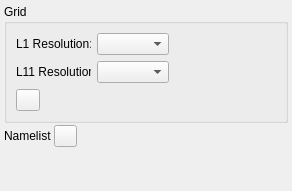
     <widget class="QWidget" name="tab_configuration">
      <attribute name="title">
       <string>4. Configuration</string>
      </attribute>
      <layout class="QVBoxLayout" name="verticalLayout_tab_valid">
       <property name="spacing">
        <number>2</number>
       </property>
       <property name="leftMargin">
        <number>4</number>
       </property>
       <property name="topMargin">
        <number>4</number>
       </property>
       <property name="rightMargin">
        <number>4</number>
       </property>
       <property name="bottomMargin">
        <number>4</number>
       </property>
       <item>
        <widget class="QGroupBox" name="groupBox_gridConfiguration">
         <property name="title">
          <string>Grid</string>
         </property>
         <layout class="QVBoxLayout" name="verticalLayout_2">
          <item>
           <layout class="QHBoxLayout" name="horizontalLayout_L1" stretch="1,0,0,0,0">
            <item>
             <widget class="QLabel" name="label_L1">
              <property name="minimumSize">
               <size>
                <width>20</width>
                <height>0</height>
               </size>
              </property>
              <property name="maximumSize">
               <size>
                <width>75</width>
                <height>16777215</height>
               </size>
              </property>
              <property name="text">
               <string>L1 Resolution:</string>
              </property>
              <property name="alignment">
               <set>Qt::AlignLeading|Qt::AlignLeft|Qt::AlignVCenter</set>
              </property>
             </widget>
            </item>
            <item>
             <widget class="QComboBox" name="comboBox_L1"/>
            </item>
            <item>
             <widget class="QLabel" name="label_L1Resolution">
              <property name="minimumSize">
               <size>
                <width>30</width>
                <height>0</height>
               </size>
              </property>
              <property name="text">
               <string/>
              </property>
             </widget>
            </item>
            <item>
             <widget class="QLabel" name="label_L1ResolutionUnit">
              <property name="minimumSize">
               <size>
                <width>25</width>
                <height>0</height>
               </size>
              </property>
              <property name="text">
               <string/>
              </property>
             </widget>
            </item>
            <item>
             <spacer name="horizontalSpacer_L1">
              <property name="orientation">
               <enum>Qt::Horizontal</enum>
              </property>
              <property name="sizeHint" stdset="0">
               <size>
                <width>40</width>
                <height>20</height>
               </size>
              </property>
             </spacer>
            </item>
           </layout>
          </item>
          <item>
           <layout class="QHBoxLayout" name="horizontalLayout_L11" stretch="1,0,0,0,0">
            <item>
             <widget class="QLabel" name="label_L11">
              <property name="minimumSize">
               <size>
                <width>20</width>
                <height>0</height>
               </size>
              </property>
              <property name="maximumSize">
               <size>
                <width>75</width>
                <height>16777215</height>
               </size>
              </property>
              <property name="text">
               <string>L11 Resolution:</string>
              </property>
              <property name="alignment">
               <set>Qt::AlignLeading|Qt::AlignLeft|Qt::AlignVCenter</set>
              </property>
             </widget>
            </item>
            <item>
             <widget class="QComboBox" name="comboBox_L11"/>
            </item>
            <item>
             <widget class="QLabel" name="label_L11Resolution">
              <property name="minimumSize">
               <size>
                <width>30</width>
                <height>0</height>
               </size>
              </property>
              <property name="text">
               <string/>
              </property>
             </widget>
            </item>
            <item>
             <widget class="QLabel" name="label_L11ResolutionUnit">
              <property name="minimumSize">
               <size>
                <width>25</width>
                <height>0</height>
               </size>
              </property>
              <property name="text">
               <string/>
              </property>
             </widget>
            </item>
            <item>
             <spacer name="horizontalSpacer_L11">
              <property name="orientation">
               <enum>Qt::Horizontal</enum>
              </property>
              <property name="sizeHint" stdset="0">
               <size>
                <width>40</width>
                <height>20</height>
               </size>
              </property>
             </spacer>
            </item>
           </layout>
          </item>
          <item>
           <layout class="QHBoxLayout" name="horizontalLayout_3">
            <property name="topMargin">
             <number>0</number>
            </property>
            <item>
             <widget class="QPushButton" name="pushButton_createLatLon">
              <property name="maximumSize">
               <size>
                <width>24</width>
                <height>24</height>
               </size>
              </property>
              <property name="toolTip">
               <string>Create LatLon.nc file</string>
              </property>
              <property name="text">
               <string/>
              </property>
              <property name="icon">
               <iconset resource="resources.qrc">
                <normaloff>:/plugins/src/mhm_qgis/Resources/latlon.png</normaloff>:/plugins/src/mhm_qgis/Resources/latlon.png</iconset>
              </property>
             </widget>
            </item>
            <item>
             <spacer name="horizontalSpacer_9">
              <property name="orientation">
               <enum>Qt::Horizontal</enum>
              </property>
              <property name="sizeHint" stdset="0">
               <size>
                <width>40</width>
                <height>20</height>
               </size>
              </property>
             </spacer>
            </item>
           </layout>
          </item>
         </layout>
        </widget>
       </item>
       <item>
        <layout class="QHBoxLayout" name="horizontalLayout_nml">
         <property name="topMargin">
          <number>0</number>
         </property>
         <item>
          <widget class="QLabel" name="label_nml">
           <property name="text">
            <string>Namelist</string>
           </property>
          </widget>
         </item>
         <item>
          <widget class="QPushButton" name="pushButton_edit_nmls">
           <property name="maximumSize">
            <size>
             <width>23</width>
             <height>23</height>
            </size>
           </property>
           <property name="toolTip">
            <string>Write all morphological layers</string>
           </property>
           <property name="text">
            <string/>
           </property>
           <property name="icon">
            <iconset resource="resources.qrc">
             <normaloff>:/plugins/src/mhm_qgis/Resources/write.png</normaloff>:/plugins/src/mhm_qgis/Resources/write.png</iconset>
           </property>
          </widget>
         </item>
         <item>
          <spacer name="horizontalSpacer_nml">
           <property name="orientation">
            <enum>Qt::Horizontal</enum>
           </property>
           <property name="sizeHint" stdset="0">
            <size>
             <width>40</width>
             <height>20</height>
            </size>
           </property>
          </spacer>
         </item>
        </layout>
       </item>
       <item>
        <spacer name="verticalSpacer_config">
         <property name="orientation">
          <enum>Qt::Vertical</enum>
         </property>
         <property name="sizeHint" stdset="0">
          <size>
           <width>20</width>
           <height>40</height>
          </size>
         </property>
        </spacer>
       </item>
      </layout>
     </widget>
